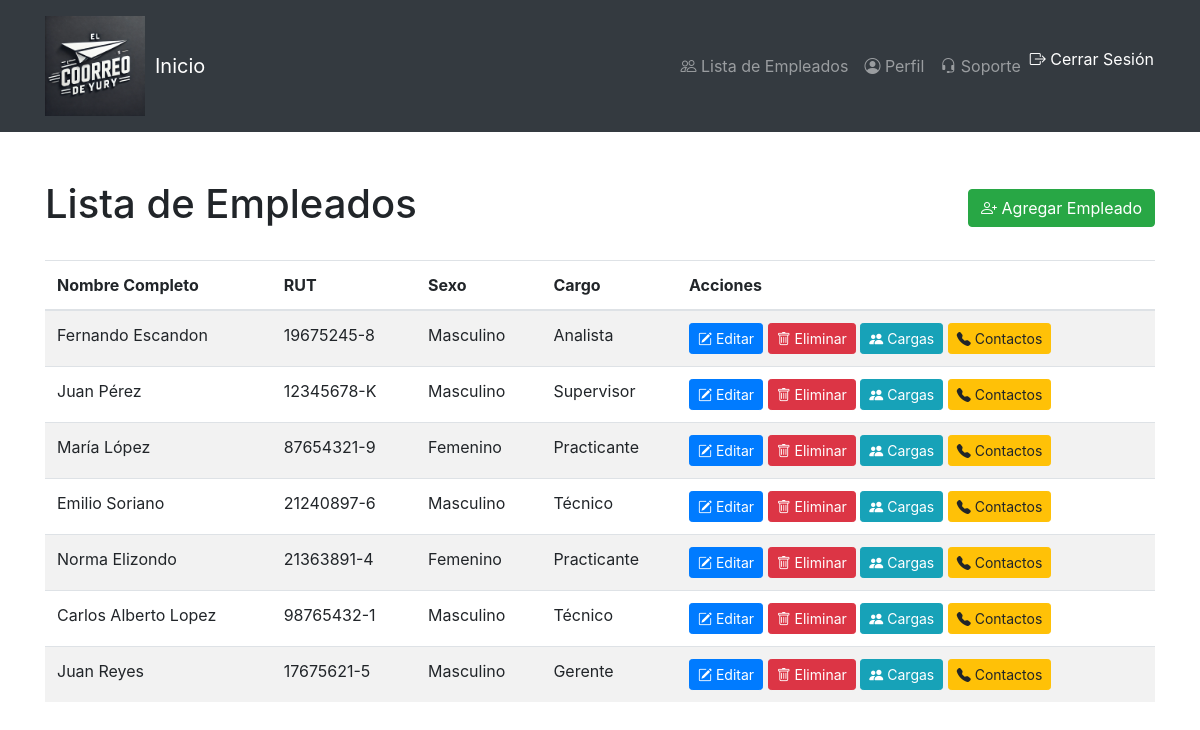
The page /empleados/ (signed in) on the database its author committed.
### empleados/models.py (models this page shows, shortened)
class Empleado(models.Model):
    user = models.OneToOneField(User, on_delete=models.CASCADE, related_name='empleado', null=True, blank=True)
    nombre_completo = models.CharField(max_length=255)
    rut = models.IntegerField(unique=True, db_index=True)
    digito_verificador = models.CharField(max_length=1, unique=True, null=True, default='0')
    sexo = models.CharField(max_length=1, choices=[('M', 'Masculino'), ('F', 'Femenino')])
    direccion = models.CharField(max_length=255)
    telefono = models.CharField(max_length=20)
    calle = models.CharField(max_length=150, default="Sin Calle")
    numero = models.CharField(max_length=10, default=0)
    departamento_piso = models.CharField(max_length=50, null=True, blank=True)
    ciudad = models.CharField(max_length=100, choices=CIUDADES_CHOICES, db_index=True, default="Santiago")
    region = models.CharField(max_length=100, choices=REGIONES_CHOICES, db_index=True, default="Región Metropolitana de Santiago")
    cargo = models.ForeignKey(Cargo, on_delete=models.SET_NULL, null=True, related_name='empleados')
    fecha_ingreso = models.DateField(default=timezone.now)
    area = models.ForeignKey(Area, on_delete=models.SET_NULL, null=True, related_name='empleados')
    departamento = models.ForeignKey(Departamento, on_delete=models.SET_NULL, null=True, related_name='empleados')

class Cargo(models.Model):
    nombre = models.CharField(max_length=100, unique=True)
    def __str__(self):
        return self.nombre

### empleados/views.py (the view)
# urls.py: path('', EmpleadoListView.as_view(), name='empleado-list'),
class EmpleadoListView(LoginRequiredMixin, ListView):
    model = Empleado
    template_name = 'empleados/empleado_list.html'
    context_object_name = 'empleados'
    login_url = 'login/'  # Redirige al inicio de sesión si no está autenticado
    def get_queryset(self):
        user = self.request.user
        if user.is_superuser or user.is_staff:
            return Empleado.objects.all()
        elif hasattr(user, 'empleado'):
            return Empleado.objects.filter(pk=user.empleado.pk)
        else:
            return redirect(self.login_url)

### templates/empleados/empleado_list.html (shortened to what this page needs)
<!DOCTYPE html>
<html lang="es">
<head>
    {% load static %}
    <link rel="stylesheet" href="https://stackpath.bootstrapcdn.com/bootstrap/4.5.2/css/bootstrap.min.css">
    <link rel="stylesheet" href="https://cdnjs.cloudflare.com/ajax/libs/bootstrap-icons/1.10.5/font/bootstrap-icons.min.css">
</head>
<body>
    <nav class="navbar navbar-expand-lg navbar-dark" style="background-color: #343a40; padding: 1em 0;">
        <div class="container">
            <img src="{% static 'images/logo.webp' %}" alt="Logotipo" style="max-width: 100px; margin-right: 10px;">
            <a class="navbar-brand" href="/">Inicio</a>
            <div class="collapse navbar-collapse" id="navbarNav">
                <ul class="navbar-nav ml-auto">
                    <li class="nav-item">
                        <a class="nav-link" href="{% url 'empleado-list' %}"><i class="bi bi-people"></i> Lista de Empleados</a>
                    </li>
                    {% if user.is_authenticated %}
                    <li class="nav-item">
                        <a class="nav-link" href="{% url 'empleado-perfil' pk=user.empleado.pk %}">
                            <i class="bi bi-person-circle"></i> Perfil
                        </a>
                    </li>
                    {% endif %}
                    {% if user.is_superuser or user.is_staff %}
                    <li class="nav-item">
                        <a class="nav-link" href="#" data-toggle="modal" data-target="#soporteModal"><i class="bi bi-headset"></i> Soporte</a>
                    </li>
                    {% endif %}
                    <li class="nav-item">
                        <form method="post" action="{% url 'logout' %}" style="display: inline;">
                            <button type="submit" class="btn btn-link nav-link" style="color: white; padding: 0; text-decoration: none;">
                                <i class="bi bi-box-arrow-right"></i> Cerrar Sesión
                            </button>
                        </form>
                    </li>
                </ul>
            </div>
        </div>
    </nav>
    <div class="container mt-5">
        <div class="d-flex justify-content-between align-items-center mb-4">
            <h1>Lista de Empleados</h1>
            <a href="{% url 'empleado-create' %}" class="btn btn-success">
                <i class="bi bi-person-plus"></i> Agregar Empleado
            </a>
        </div>
        <table class="table table-striped">
            <thead>
                <tr>
                    <th>Nombre Completo</th>
                    <th>RUT</th>
                    <th>Sexo</th>
                    <th>Cargo</th>
                    <th>Acciones</th>
                </tr>
            </thead>
            <tbody>
                {% for empleado in empleados %}
                <tr>
                    <td>{{ empleado.nombre_completo }}</td>
                    <td>{{ empleado.rut }}-{{ empleado.digito_verificador }}</td>
                    <td>{{ empleado.get_sexo_display }}</td>
                    <td>{{ empleado.cargo }}</td>
                    <td>
                        <a href="{% url 'empleado-update' empleado.pk %}" class="btn btn-primary btn-sm"><i class="bi bi-pencil-square"></i> Editar</a>
                        <a href="{% url 'empleado-delete' empleado.pk %}" class="btn btn-danger btn-sm"><i class="bi bi-trash"></i> Eliminar</a>
                        <a href="{% url 'listar_cargas_familiares' empleado.pk %}" class="btn btn-info btn-sm"><i class="bi bi-people-fill"></i> Cargas</a>
                        <a href="{% url 'listar_contactos_emergencia' empleado.pk %}" class="btn btn-warning btn-sm"><i class="bi bi-telephone-fill"></i> Contactos</a>
                    </td>
                </tr>
                {% endfor %}
            </tbody>
        </table>
    </div>
</body>
</html>

### rows shown on the page
Empleado: nombre_completo "Fernando Escandon", rut "19675245", digito_verificador "8", sexo "Masculino", cargo "Analista"
Empleado: nombre_completo "Juan Pérez", rut "12345678", digito_verificador "K", sexo "Masculino", cargo "Supervisor"
Empleado: nombre_completo "María López", rut "87654321", digito_verificador "9", sexo "Femenino", cargo "Practicante"
Empleado: nombre_completo "Emilio Soriano", rut "21240897", digito_verificador "6", sexo "Masculino", cargo "Técnico"
Empleado: nombre_completo "Norma Elizondo", rut "21363891", digito_verificador "4", sexo "Femenino", cargo "Practicante"
Empleado: nombre_completo "Carlos Alberto Lopez", rut "98765432", digito_verificador "1", sexo "Masculino", cargo "Técnico"
Empleado: nombre_completo "Juan Reyes", rut "17675621", digito_verificador "5", sexo "Masculino", cargo "Gerente"
